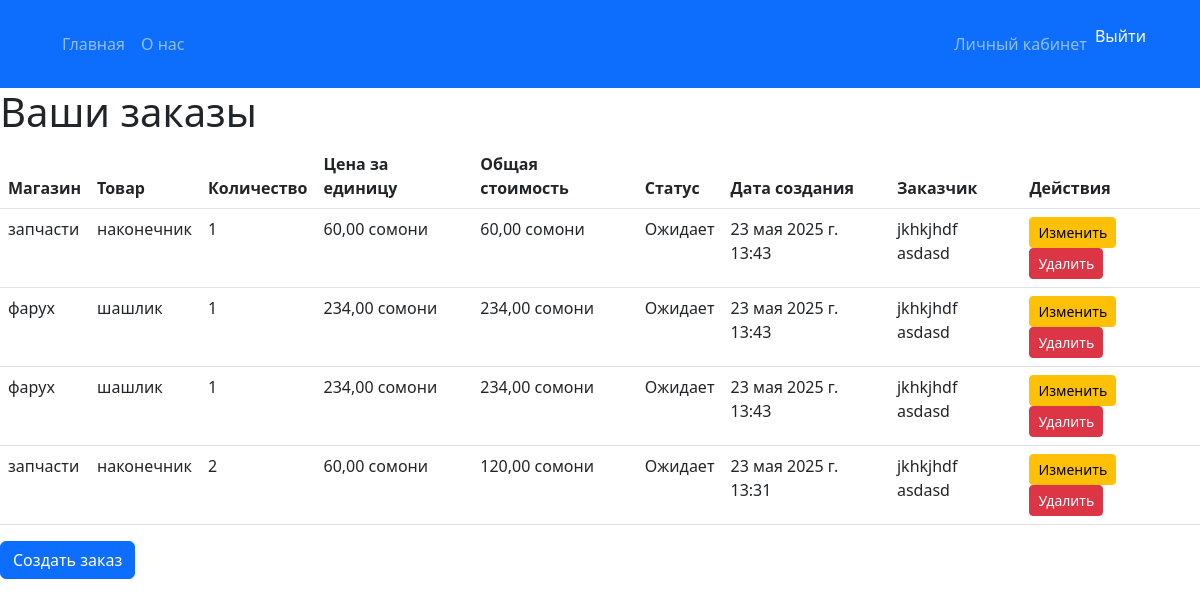
The page /order/list/ (signed in) on the database as committed earlier.
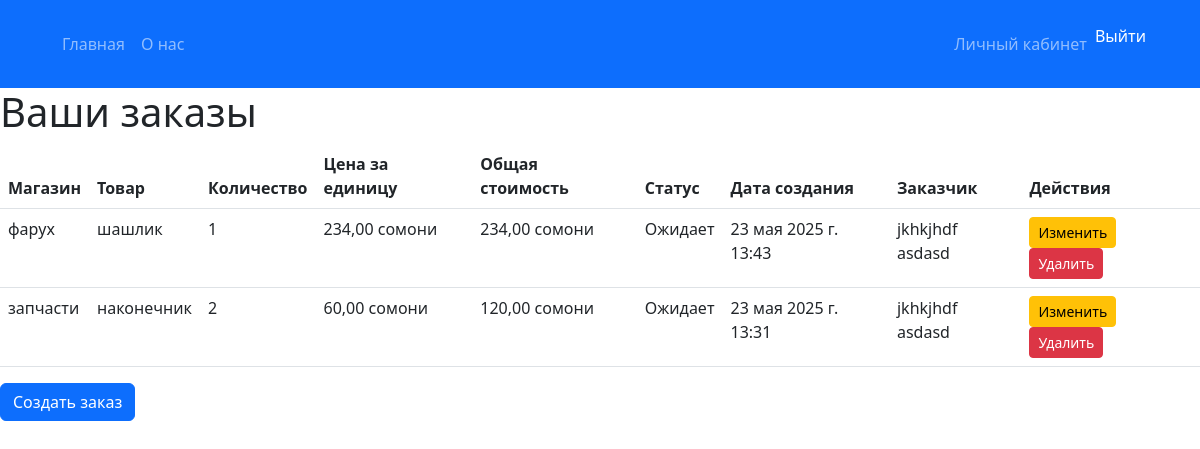
The same page on the database as committed later.
### order/models.py (models this page shows, shortened)
class Order(models.Model):
    STATUS_CHOICES = (
        ('pending', 'Ожидает'),
        ('in_progress', 'В процессе'),
        ('completed', 'Завершено'),
    )
    user = models.ForeignKey(CustomUser, on_delete=models.CASCADE)
    product = models.ForeignKey(Product, on_delete=models.CASCADE)
    quantity = models.PositiveIntegerField(default=1)
    status = models.CharField(max_length=20, choices=STATUS_CHOICES, default='pending')
    created_at = models.DateTimeField(auto_now_add=True)
    updated_at = models.DateTimeField(auto_now=True)
    class Meta:
        verbose_name = 'Order'
        verbose_name_plural = 'Orders'

### store/models/product.py (models this page shows, shortened)
class Product(models.Model):
    name = models.CharField(max_length=200)
    description = models.TextField()
    price = models.DecimalField(max_digits=8, decimal_places=2)
    subcategory = models.ForeignKey(SubCategory, related_name='products', on_delete=models.CASCADE)
    store = models.ForeignKey(Store, related_name='products', on_delete=models.CASCADE, default=1)  # Значение по умолчанию, которое будет установлено для старых продуктов
    image = models.ImageField(upload_to='product_images/', null=True, blank=True)  # Поле для изображения
    class Meta:
        verbose_name = 'Product'
        verbose_name_plural = 'Products'

### store/models/store.py (models this page shows, shortened)
class Store(models.Model):
    owner = models.OneToOneField(CustomUser, on_delete=models.CASCADE, related_name='store')  # связь с владельцем
    name = models.CharField(max_length=255)  # Название магазина
    description = models.TextField(blank=True)  # Описание магазина
    created_at = models.DateTimeField(auto_now_add=True)  # Дата создания магазина
    logo = models.ImageField(upload_to='store_logos/', null=True, blank=True)  # Логотип магазина (опционально)
    class Meta:
        verbose_name = 'Store'
        verbose_name_plural = 'Stores'

### users/models.py (models this page shows, shortened)
class CustomUser(AbstractUser):
    ROLE_CHOICES = (
        ('buyer', 'Покупатель'),
        ('store_owner', 'Владелец магазина'),
    )
    role = models.CharField(max_length=20, choices=ROLE_CHOICES, default='buyer')
    email = models.EmailField(unique=True)

### order/views.py (the view)
# urls.py: path('list/', views.order_list, name='order-list'),
@login_required
def order_list(request):
    orders = Order.objects.filter(user=request.user).order_by('-created_at')
    for order in orders:
        order.total_price = order.quantity * order.product.price  # Рассчитываем общую стоимость
    product = Product.objects.first()
    return render(request, 'order/order_list.html', {'orders': orders, 'product': product})

### app/context_processors.py (called while the page is built)
def menu_categories(request):
    stores = Store.objects.prefetch_related('categories__subcategories').all()
    return {'menu_categories': stores}

### order/templates/order/order_list.html (shortened to what this page needs)
{% extends 'app/header.html' %}
{% block content %}
<h1>Ваши заказы</h1>
<table class="table">
    <thead>
        <tr>
            <th>Магазин</th>
            <th>Товар</th>
            <th>Количество</th>
            <th>Цена за единицу</th>
            <th>Общая стоимость</th>
            <th>Статус</th>
            <th>Дата создания</th>
            <th>Заказчик</th>
            <th>Действия</th>
        </tr>
    </thead>
    <tbody>
        {% for order in orders %}
        <tr>
            <td>{{ order.product.store.name }}</td>
            <td>{{ order.product.name }}</td>
            <td>{{ order.quantity }}</td>
            <td>{{ order.product.price }} сомони</td>
            <td>{{ order.total_price }} сомони</td>
            <td>{{ order.get_status_display }}</td>
            <td>{{ order.created_at }}</td>
            <td>{{ order.user.get_full_name }}</td>
            <td>
                {% if order.status != 'completed' %}
                    <a href="{% url 'update-order' order.id %}" class="btn btn-warning btn-sm">Изменить</a>
                    <form action="{% url 'delete-order' order.id %}" method="post" class="d-inline">
                        <button type="submit" class="btn btn-danger btn-sm">Удалить</button>
                    </form>
                {% else %}
                    <span class="text-muted">Действия недоступны</span>
                {% endif %}
            </td>
        </tr>
        {% empty %}
        <tr>
            <td colspan="9">Нет заказов</td>
        </tr>
        {% endfor %}
    </tbody>
</table>
<a href="{% url 'create-order' product.id %}" class="btn btn-primary">Создать заказ</a>
{% endblock %}

Rows that differ between the two databases and show on the page:
removed Order: product.store.name "запчасти", product.name "наконечник", quantity "1", product.price "60,00", total_price "60,00", status "Ожидает", created_at "23 мая 2025 г. 13:43", user.get_full_name "jkhkjhdf asdasd", shows "Изменить"
removed Order: product.store.name "фарух", product.name "шашлик", quantity "1", product.price "234,00", total_price "234,00", status "Ожидает", created_at "23 мая 2025 г. 13:43", user.get_full_name "jkhkjhdf asdasd", shows "Изменить"
